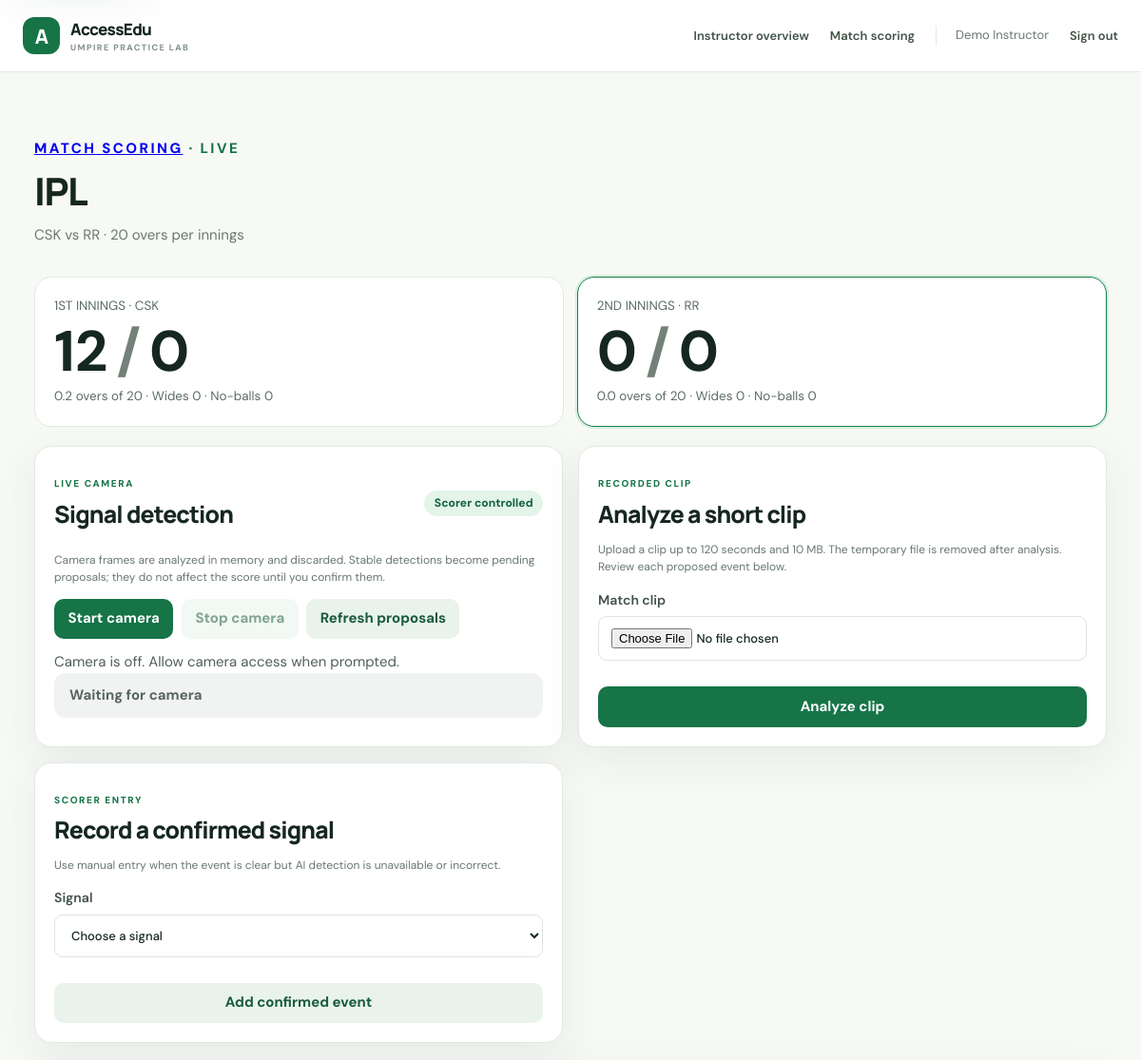
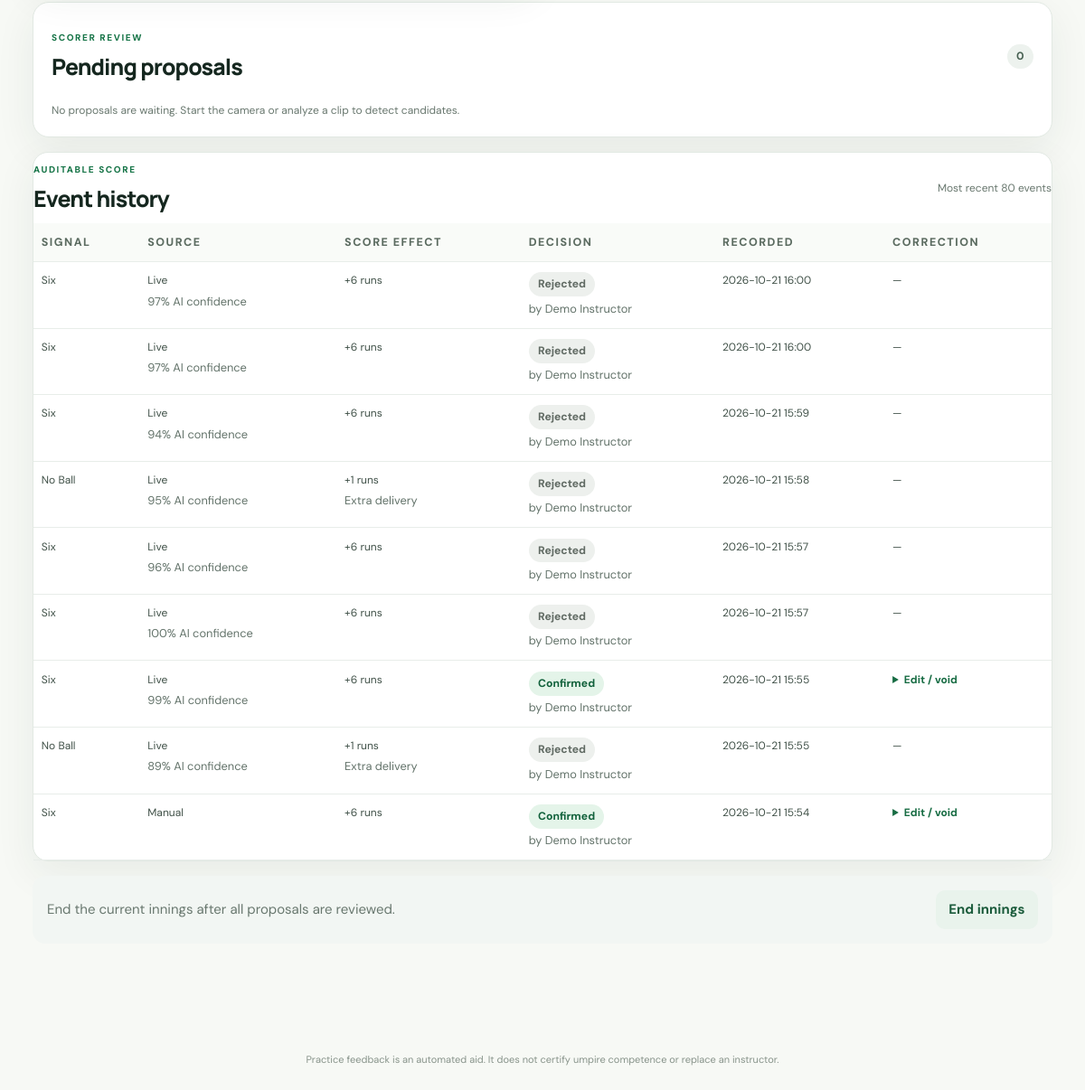
The app's page /matches/1 (signed in) with its own data (2 pictures, top to bottom).
### tables this page shows
CREATE TABLE users (
            id INTEGER PRIMARY KEY AUTOINCREMENT,
            username TEXT NOT NULL UNIQUE,
            password_hash TEXT NOT NULL,
            display_name TEXT NOT NULL,
            role TEXT NOT NULL CHECK(role IN ('trainee', 'instructor'))
        );

CREATE TABLE matches (
            id INTEGER PRIMARY KEY AUTOINCREMENT,
            title TEXT NOT NULL,
            home_team TEXT NOT NULL,
            away_team TEXT NOT NULL,
            overs_limit INTEGER NOT NULL,
            status TEXT NOT NULL DEFAULT 'live' CHECK(status IN ('live','completed')),
            created_by INTEGER NOT NULL REFERENCES users(id),
            created_at TEXT NOT NULL,
            completed_at TEXT
        );

CREATE TABLE match_innings (
            id INTEGER PRIMARY KEY AUTOINCREMENT,
            match_id INTEGER NOT NULL REFERENCES matches(id),
            innings_no INTEGER NOT NULL,
            batting_team TEXT NOT NULL,
            runs INTEGER NOT NULL DEFAULT 0,
            wickets INTEGER NOT NULL DEFAULT 0,
            legal_balls INTEGER NOT NULL DEFAULT 0,
            wide_runs INTEGER NOT NULL DEFAULT 0,
            no_ball_runs INTEGER NOT NULL DEFAULT 0,
            status TEXT NOT NULL DEFAULT 'live' CHECK(status IN ('live','completed')),
            created_at TEXT NOT NULL,
            UNIQUE(match_id, innings_no)
        );

CREATE TABLE match_events (
            id INTEGER PRIMARY KEY AUTOINCREMENT,
            match_id INTEGER NOT NULL REFERENCES matches(id),
            innings_id INTEGER NOT NULL REFERENCES match_innings(id),
            signal TEXT NOT NULL,
            confidence REAL,
            source TEXT NOT NULL CHECK(source IN ('live','video','manual')),
            source_offset_seconds REAL,
            client_id TEXT NOT NULL,
            model_version TEXT,
            detected_at TEXT NOT NULL,
            status TEXT NOT NULL DEFAULT 'pending' CHECK(status IN ('pending','confirmed','rejected','corrected','void')),
            runs_awarded INTEGER NOT NULL DEFAULT 0,
            wickets_awarded INTEGER NOT NULL DEFAULT 0,
            legal_ball INTEGER NOT NULL DEFAULT 0,
            wide_runs INTEGER NOT NULL DEFAULT 0,
            no_ball_runs INTEGER NOT NULL DEFAULT 0,
            scorer_id INTEGER REFERENCES users(id),
            confirmed_at TEXT,
            scorer_note TEXT NOT NULL DEFAULT ''
        );

### match_module.py (the view)
    @bp.route("/<int:match_id>")
    @role_required("instructor")
    def detail(match_id):
        db = database()
        match = get_match(db, match_id)
        innings = db.execute(
            "SELECT * FROM match_innings WHERE match_id=? ORDER BY innings_no", (match_id,)
        ).fetchall()
        current = next((item for item in innings if item["status"] == "live"), innings[-1] if innings else None)
        events = db.execute(
            "SELECT e.*,u.display_name AS scorer_name FROM match_events e LEFT JOIN users u ON u.id=e.scorer_id "
            "WHERE e.match_id=? ORDER BY e.id DESC LIMIT 80", (match_id,)
        ).fetchall()
        corrections = db.execute(
            "SELECT c.*,u.display_name FROM match_event_corrections c JOIN users u ON u.id=c.changed_by "
            "JOIN match_events e ON e.id=c.event_id WHERE e.match_id=? ORDER BY c.id DESC LIMIT 30", (match_id,)
        ).fetchall()
        pending_count = db.execute(
            "SELECT COUNT(*) FROM match_events WHERE match_id=? AND status='pending'", (match_id,)
        ).fetchone()[0]
        return render_template("match_detail.html", match=match, innings=innings, current=current, events=events,
                               corrections=corrections, pending_count=pending_count,
                               confidence_threshold=CONFIDENCE_THRESHOLD)

### app.py (called while the page is built)
@app.context_processor
def inject_csrf_token():
    def csrf_token():
        if "csrf_token" not in session:
            session["csrf_token"] = secrets.token_urlsafe(32)
        return session["csrf_token"]
    return {"csrf_token": csrf_token}

@app.before_request
def protect_form_posts():
    if request.method == "POST":
        submitted = request.form.get("csrf_token", "")
        expected = session.get("csrf_token", "")
        if not submitted or not expected or not hmac.compare_digest(submitted, expected):
            abort(400)

@app.after_request
def add_security_headers(response):
    response.headers.setdefault("X-Content-Type-Options", "nosniff")
    response.headers.setdefault("X-Frame-Options", "DENY")
    response.headers.setdefault("Referrer-Policy", "strict-origin-when-cross-origin")
    response.headers.setdefault("Permissions-Policy", "camera=(self), microphone=()")
    return response

def database():
    if "db" not in g:
        g.db = sqlite3.connect(app.config["DATABASE"])
        g.db.row_factory = sqlite3.Row
    return g.db

@app.teardown_appcontext
def close_database(_error=None):
    db = g.pop("db", None)
    if db is not None:
        db.close()

def login_required(view):
    @wraps(view)
    def wrapped(*args, **kwargs):
        if "user_id" not in session:
            return redirect(url_for("login", next=request.path))
        return view(*args, **kwargs)
    return wrapped

def role_required(role):
    def decorator(view):
        @wraps(view)
        @login_required
        def wrapped(*args, **kwargs):
            if session.get("role") != role:
                abort(403)
            return view(*args, **kwargs)
        return wrapped
    return decorator

### app/templates/match_detail.html (shortened to what this page needs)
{% extends "base.html" %}
{% block content %}
<section class="page-heading match-heading"><div><p class="eyebrow"><a href="{{ url_for('matches.index') }}">MATCH SCORING</a> · {{ match.status|upper }}</p><h1>{{ match.title }}</h1><p>{{ match.home_team }} vs {{ match.away_team }} · {{ match.overs_limit }} overs per innings</p></div></section>
<section class="scoreboard-grid">{% for inning in innings %}<article class="score-card {% if current and current.id == inning.id %}active{% endif %}"><p>{{ inning.innings_no }}{% if inning.innings_no == 1 %}ST{% else %}ND{% endif %} INNINGS · {{ inning.batting_team }}</p><strong>{{ inning.runs }}<i>/</i>{{ inning.wickets }}</strong><span>{{ inning.legal_balls // 6 }}.{{ inning.legal_balls % 6 }} overs of {{ match.overs_limit }} · Wides {{ inning.wide_runs }} · No-balls {{ inning.no_ball_runs }}</span></article>{% endfor %}</section>
{% if match.status == 'live' and current %}
<div class="match-layout">
  <section class="panel"><div class="section-title"><div><p class="eyebrow">LIVE CAMERA</p><h2>Signal detection</h2></div><span class="match-status live">Scorer controlled</span></div>
    <p class="muted">Camera frames are analyzed in memory and discarded. Stable detections become pending proposals; they do not affect the score until you confirm them.</p>
    <div class="camera-actions"><button class="button primary" type="button" data-camera-start data-detect-url="{{ url_for('matches.detect', match_id=match.id) }}">Start camera</button><button class="button secondary" type="button" data-camera-stop disabled>Stop camera</button><a class="button secondary" href="{{ url_for('matches.detail', match_id=match.id) }}">Refresh proposals</a></div>
    <p class="camera-status" data-camera-status role="status">Camera is off. Allow camera access when prompted.</p>
    <div class="detector-reading" data-detector-reading>Waiting for camera</div>
  </section>
  <section class="panel"><p class="eyebrow">RECORDED CLIP</p><h2>Analyze a short clip</h2><p class="muted">Upload a clip up to 120 seconds and 10 MB. The temporary file is removed after analysis. Review each proposed event below.</p>
    <form method="post" enctype="multipart/form-data" action="{{ url_for('matches.process_video', match_id=match.id) }}" class="stack-form"><input type="hidden" name="csrf_token" value="{{ csrf_token() }}"><label>Match clip<input type="file" name="video" accept="video/mp4,video/quicktime,video/x-msvideo,video/webm,.mkv" required></label><button class="button primary">Analyze clip</button></form>
  </section>
  <section class="panel"><p class="eyebrow">SCORER ENTRY</p><h2>Record a confirmed signal</h2><p class="muted">Use manual entry when the event is clear but AI detection is unavailable or incorrect.</p>
    <form method="post" action="{{ url_for('matches.manual_event', match_id=match.id) }}" class="stack-form"><label>Signal<select name="signal" required><option value="">Choose a signal</option></select></label><button class="button secondary">Add confirmed event</button></form>
  </section>
</div>
<section class="panel proposals-panel"><div class="section-title"><div><p class="eyebrow">SCORER REVIEW</p><h2>Pending proposals</h2></div><span class="count-pill">{{ pending_count }}</span></div>
{% set pending_events = events|selectattr('status','equalto','pending')|list %}{% if pending_events %}<div class="proposal-list">{% for event in pending_events %}<article class="proposal"><div><strong>{{ {'Six':'SIX','Out':'OUT','Wide':'WIDE','No_Ball':'NO BALL'}.get(event.signal,event.signal) }}</strong><span>{{ event.source|title }}{% if event.source_offset_seconds is not none %} · {{ '%.1f'|format(event.source_offset_seconds) }} sec{% endif %} · {{ '%.0f'|format(event.confidence * 100) }}% confidence</span><small>Suggested score: +{{ event.runs_awarded }} runs{% if event.wickets_awarded %}, 1 wicket{% endif %}{% if not event.legal_ball %} · extra delivery{% endif %}</small></div>
<form method="post" action="{{ url_for('matches.confirm_event', event_id=event.id) }}" class="proposal-controls"><input type="hidden" name="csrf_token" value="{{ csrf_token() }}"><label>Additional runs <input type="number" name="additional_runs" min="0" max="6" value="0" {% if event.signal not in ['Wide','No_Ball'] %}disabled title="Only for wide and no-ball signals"{% endif %}></label><button class="button primary">Confirm</button></form>
<form method="post" action="{{ url_for('matches.reject_event', event_id=event.id) }}"><input type="hidden" name="csrf_token" value="{{ csrf_token() }}"><button class="button danger">Reject</button></form></article>{% endfor %}</div>{% else %}<p class="muted">No proposals are waiting. Start the camera or analyze a clip to detect candidates.</p>{% endif %}</section>
<section class="panel"><div class="section-title"><div><p class="eyebrow">AUDITABLE SCORE</p><h2>Event history</h2></div><span class="muted">Most recent 80 events</span></div>
{% if events %}<div class="table-scroll"><table class="match-events"><thead><tr><th>Signal</th><th>Source</th><th>Score effect</th><th>Decision</th><th>Recorded</th><th>Correction</th></tr></thead><tbody>{% for event in events if event.status != 'pending' %}<tr><td>{{ {'Six':'Six','Out':'Out','Wide':'Wide','No_Ball':'No Ball'}.get(event.signal,event.signal) }}</td><td>{{ event.source|title }}{% if event.confidence is not none %}<small>{{ '%.0f'|format(event.confidence * 100) }}% AI confidence</small>{% endif %}</td><td>+{{ event.runs_awarded }} runs{% if not event.legal_ball and event.status != 'void' %}<small>Extra delivery</small>{% endif %}</td><td><span class="event-state {{ event.status }}">{{ event.status|title }}</span>{% if event.scorer_name %}<small>by {{ event.scorer_name }}</small>{% endif %}</td><td>{{ event.detected_at[:16].replace('T',' ') }}</td><td>{% if event.status in ['confirmed','corrected'] %}<details><summary>Edit / void</summary></details>{% else %}—{% endif %}</td></tr>{% endfor %}</tbody></table></div>{% else %}<p class="muted">Confirmed and reviewed events will appear here.</p>{% endif %}</section>
<form method="post" action="{{ url_for('matches.end_innings', match_id=match.id) }}" class="end-innings"><p>End the current innings after all proposals are reviewed.</p><button class="button secondary" >End innings</button></form>
{% else %}<section class="panel completed-panel"><h2>Match complete</h2><p>The score is saved. Events and corrections remain available above for review.</p></section>{% endif %}
{% endblock %}

### app/templates/base.html (shortened to what this page needs)
<!doctype html>
<html lang="en">
<head>
  <link rel="stylesheet" href="{{ url_for('static', filename='style.css') }}">
</head>
<body>
  <header class="topbar">
    <a class="brand" href="{{ url_for('dashboard') if session.get('user_id') else url_for('login') }}"><span class="brand-mark">A</span><span>AccessEdu<small>UMPIRE PRACTICE LAB</small></span></a>
    {% if session.get('user_id') %}
    <nav><a href="{{ url_for('dashboard') }}">{% if session.get('role') == 'instructor' %}Instructor overview{% else %}My practice{% endif %}</a>{% if session.get('role') == 'instructor' %}<a href="{{ url_for('matches.index') }}">Match scoring</a>{% endif %}<span class="user-chip">{{ session.get('display_name') }}</span><form method="post" action="{{ url_for('logout') }}"><input type="hidden" name="csrf_token" value="{{ csrf_token() }}"><button class="link-button">Sign out</button></form></nav>
    {% endif %}
  </header>
  <main class="page-shell" id="main-content">
    {% block content %}{% endblock %}
  </main>
  <footer class="footer">Practice feedback is an automated aid. It does not certify umpire competence or replace an instructor.</footer>
</body>
</html>

### records on screen
users: get "Demo Instructor"
matches: status "LIVE", title "IPL", home_team "CSK", away_team "RR", overs_limit "20"
match_innings: innings_no "1", shows "ST", batting_team "CSK", runs "12", wickets "0", legal_balls "0", inning.legal_balls%6 "2", wide_runs "0", no_ball_runs "0"
match_innings: innings_no "2", shows "ND", batting_team "RR", runs "0", wickets "0", legal_balls "0", inning.legal_balls%6 "0", wide_runs "0", no_ball_runs "0"
match_events: signal "Six", source "Live", event.confidence*100 "97", runs_awarded "6", status "Rejected", scorer_name "Demo Instructor", detected_at "2026-10-21 16:00"
match_events: signal "Six", source "Live", event.confidence*100 "97", runs_awarded "6", status "Rejected", scorer_name "Demo Instructor", detected_at "2026-10-21 16:00"
match_events: signal "Six", source "Live", event.confidence*100 "94", runs_awarded "6", status "Rejected", scorer_name "Demo Instructor", detected_at "2026-10-21 15:59"
match_events: signal "No Ball", source "Live", event.confidence*100 "95", runs_awarded "1", legal_ball "Extra delivery", status "Rejected", scorer_name "Demo Instructor", detected_at "2026-10-21 15:58"
match_events: signal "Six", source "Live", event.confidence*100 "96", runs_awarded "6", status "Rejected", scorer_name "Demo Instructor", detected_at "2026-10-21 15:57"
match_events: signal "Six", source "Live", event.confidence*100 "100", runs_awarded "6", status "Rejected", scorer_name "Demo Instructor", detected_at "2026-10-21 15:57"
match_events: signal "Six", source "Live", event.confidence*100 "99", runs_awarded "6", status "Confirmed", scorer_name "Demo Instructor", detected_at "2026-10-21 15:55"
match_events: signal "No Ball", source "Live", event.confidence*100 "89", runs_awarded "1", legal_ball "Extra delivery", status "Rejected", scorer_name "Demo Instructor", detected_at "2026-10-21 15:55"
match_events: signal "Six", source "Manual", runs_awarded "6", status "Confirmed", scorer_name "Demo Instructor", detected_at "2026-10-21 15:54"

### other values on screen
{{ pending_count }} "0"
